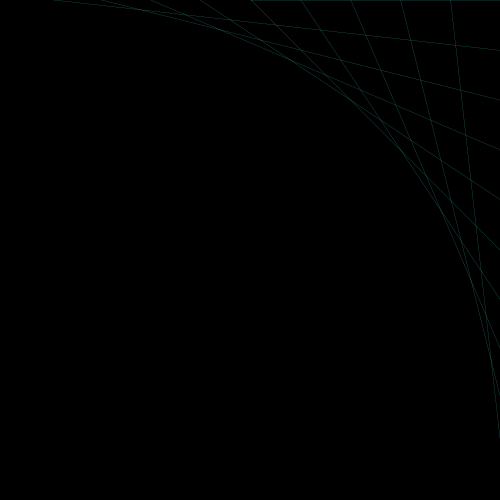
Frame 1 (no input)
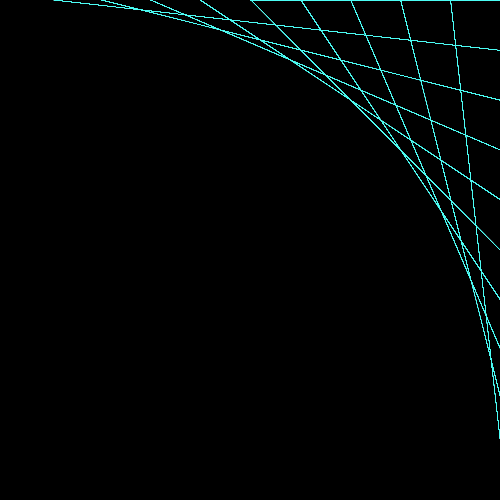
Frame 60 (the mouse pressed at the canvas centre just before this capture)
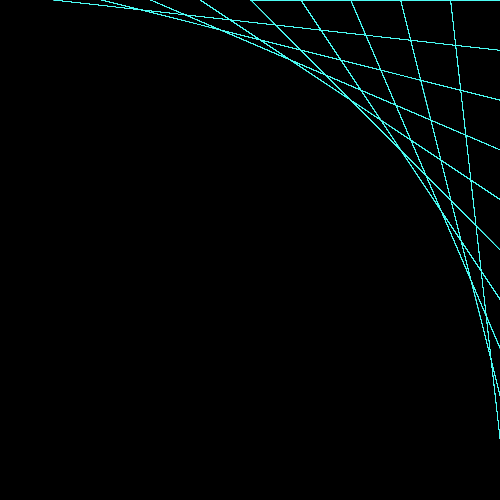
Frame 120 (the mouse held since frame 60 and released just before this capture)

The Processing sketch that drew these frames (run headless with seeded random() and noise(); from frame 60 on, the mouse is pressed at the canvas centre):

// Processing sketch: processing_38312
// ── processing_38312.pde

int startX = -1;
int startY = -1;
int endX = 501;
int endY = 0; 
float space = 50.2; 

void setup () { 
  size (500,500); 
  background (0,0,0); 
  smooth(); 
  stroke (#50FFF5);
  strokeWeight (.02); 
}

void draw () { 
  for (float i = 0; i <= 502; i = i + space) { 
     line (startX + i, startY, endX, endY + i); 
  }
}

                
                
